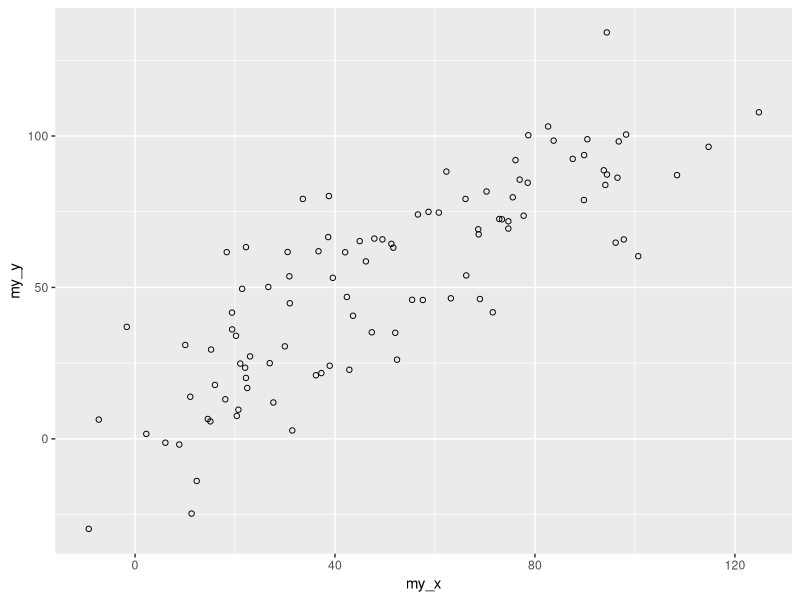
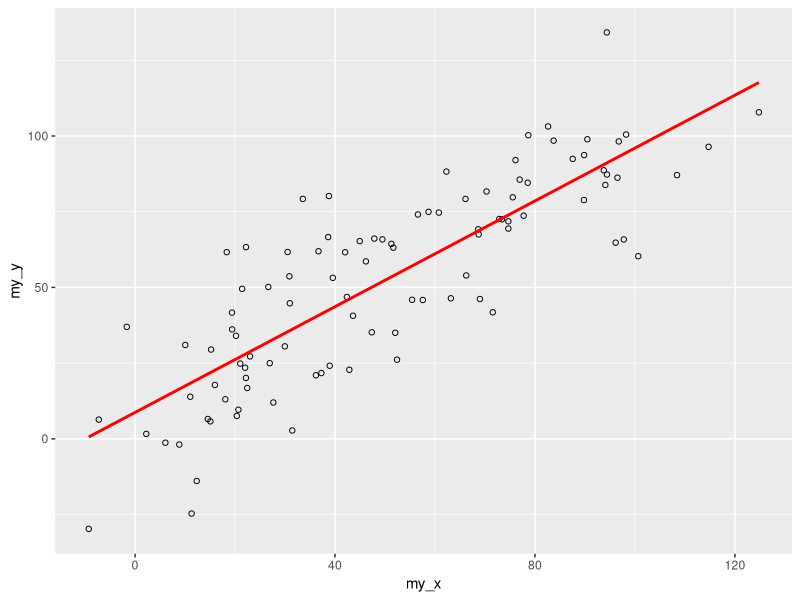
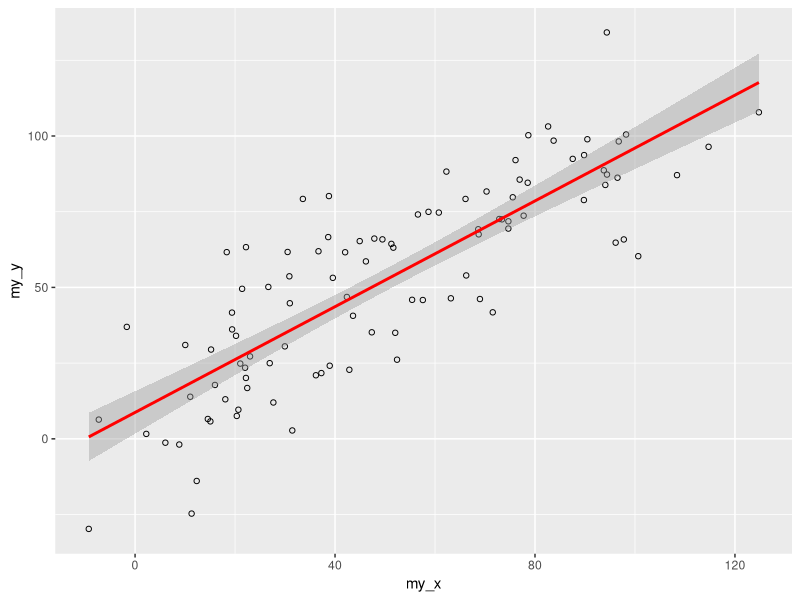

The R source for these figures, in order:
# Parte 5.6

#setwd("D:/Estudo/Tecnologias/BI/PowerBI/Cap12/R/ini-R/Export-RFiles")
#getwd()


library(ggplot2)
data  = data.frame(cond = rep(c("condition_1", "condition_2"), each = 10),
                   my_x = 1:100 + rnorm(100, sd = 9), my_y = 1:100 + rnorm(100, sd = 16))

ggplot(data, aes(x = my_x, y = my_y)) +
  geom_point(shape = 1)

# Adicionando linha de regressão
ggplot(data, aes(x = my_x, y = my_y)) +
  geom_point(shape = 1) +
  geom_smooth(method = lm, color = "red", se=FALSE)

# Adicionando linha de regressão -  com margem de erro
ggplot(data, aes(x = my_x, y = my_y)) +
  geom_point(shape = 1) +
  geom_smooth(method = lm, color = "red", se=TRUE)